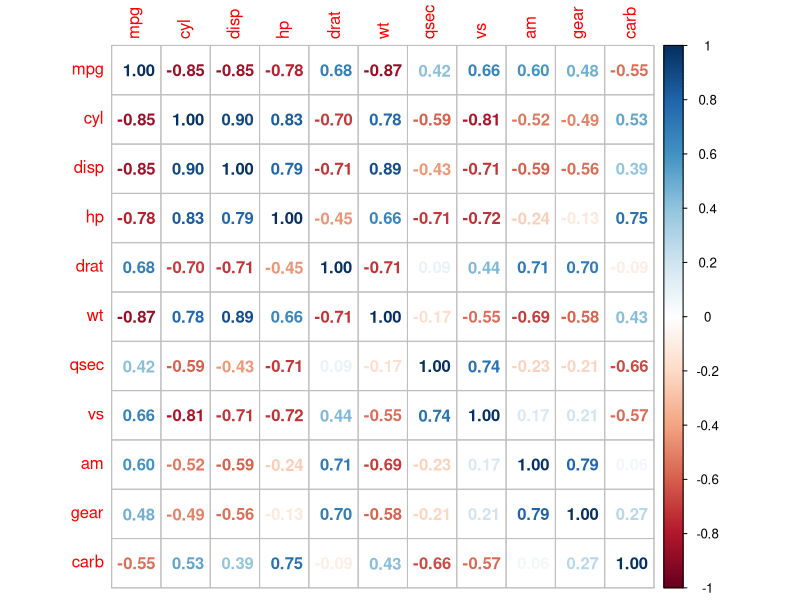
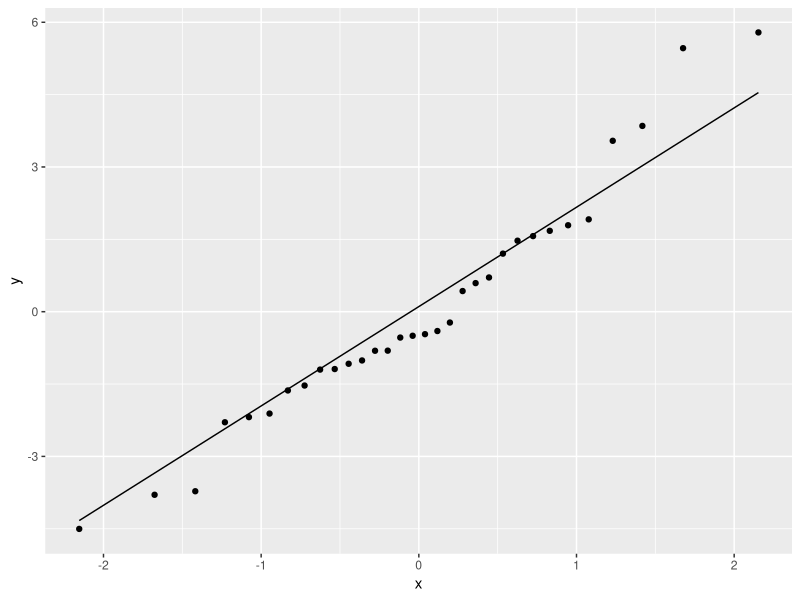

Source code (R) for these figures, in order:
## ---- chunk 1
knitr::opts_chunk$set(echo = TRUE)
## ---- chunk 2
head(mtcars)
str(mtcars)
## ---- chunk 3
library(tidyverse)
library(corrplot)
## ---- chunk 4
df <- as.tibble(mtcars)
df
## ---- chunk 5
df$cyl <- as.factor(df$cyl)
df$vs <- as.factor(df$vs)
df$gear <- as.factor(df$gear)
df$carb <- as.factor(df$carb)
df$am <- factor(df$am,labels=c('Automatic','Manual'))
str(df)
## ---- chunk 6
M<-cor(mtcars)
corrplot(M, method="number")
## ---- chunk 7
model1 <- lm(mpg ~ factor(am), data=df)
summary(model1)
## ---- chunk 8
anova <- aov(mpg ~ ., data = df)
summary(anova)
## ---- chunk 9
model2 <- lm(mpg ~ cyl + disp + wt + am, data = df)
summary(model2)
## ---- chunk 10
ggplot(model2,aes(sample=.resid)) + stat_qq()+stat_qq_line()
